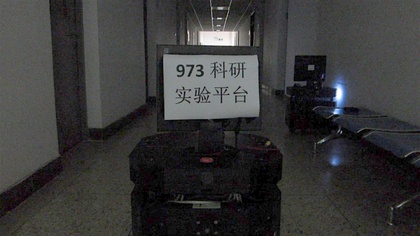
%> input picture frame00002.jpg, 420 x 236 px, shrunk from 1920 x 1080 before the run
$ octave tutorial.m   (GNU Octave 9; MATLAB toolbox functions it lacks are replaced by stand-ins)
%> lines starting %> are read from the running program, lines starting %| are printed output that depends on the picture
%> further down, I is the input picture: size 236x420x3 uint8; mean R, G, B 57.3, 57, 57
### getparm.m
function re = getparm(im)
if size(im, 3)~=1
	im = rgb2gray(im);
end
num_scales = 3;
gam = 0.2:0.001:10;
r_gam = gamma(1./gam).*gamma(3./gam)./(gamma(2./gam)).^2;
[C S] = wavedec2(im,num_scales,'db9');
%> S = [44 67; 44 67; 71 117; 126 218; 236 420]
for p = 1:num_scales
    [horz_temp,vert_temp,diag_temp] = detcoef2('all',C,S,p) ;

    h_horz_curr  = horz_temp(:);
    h_vert_curr  = vert_temp(:);
    h_diag_curr  = diag_temp(:);

    mu_horz(p) = mean(h_horz_curr);
    sigma_sq_horz(p)  = mean((h_horz_curr-mu_horz(p)).^2);
    E_horz = mean(abs(h_horz_curr-mu_horz(p)));
    rho_horz = sigma_sq_horz(p)/E_horz^2;
    [min_difference, array_position] = min(abs(rho_horz - r_gam));
    gam_horz(p) = gam(array_position);

    mu_vert(p) = mean(h_vert_curr);
    sigma_sq_vert(p)  = mean((h_vert_curr-mu_vert(p)).^2);
    E_vert = mean(abs(h_vert_curr-mu_vert(p)));
    rho_vert = sigma_sq_vert(p)/E_vert^2;
    [min_difference, array_position] = min(abs(rho_vert - r_gam));
    gam_vert(p) = gam(array_position);

    mu_diag(p) = mean(h_diag_curr);
    sigma_sq_diag(p)  = mean((h_diag_curr-mu_diag(p)).^2);
    E_diag = mean(abs(h_diag_curr-mu_diag(p)));
    rho_diag = sigma_sq_diag(p)/E_diag^2;
    [min_difference, array_position] = min(abs(rho_diag - r_gam));
    gam_diag(p) = gam(array_position);
end
%> this loop made 3 passes
%> (E_horz, rho_horz, E_vert, rho_vert, E_diag, rho_diag) on passes 1 to 3: (4.65, 2.9, 4.78, 3.21, 2.32, 2.3), (8.85, 3.74, 10.07, 3.28, 5.45, 2.5), (15.51, 3.85, 19.63, 3.3, 8.99, 2.63)
%> pass 1, in getparm, `[horz_temp,vert_temp,diag_temp] = detcoef2('all',C,S,p) ;`:
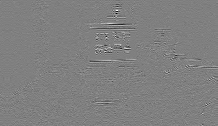
%> horz_temp: size 126x218 double; min -108.1, max 107.1, mean 0; drawn with min black and max white
%> pass 1, in getparm, `[horz_temp,vert_temp,diag_temp] = detcoef2('all',C,S,p) ;`:
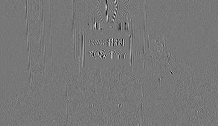
%> vert_temp: size 126x218 double; min -106.9, max 120.6, mean 0; drawn with min black and max white
%> pass 1, in getparm, `[horz_temp,vert_temp,diag_temp] = detcoef2('all',C,S,p) ;`:
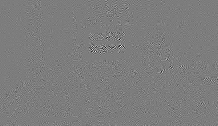
%> diag_temp: size 126x218 double; min -48.05, max 49.78, mean 0; drawn with min black and max white
%> pass 2, in getparm, `[horz_temp,vert_temp,diag_temp] = detcoef2('all',C,S,p) ;`:
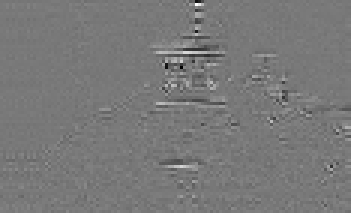
%> horz_temp: size 71x117 double (shown 3 times larger); min -194.8, max 215.5, mean 0; drawn with min black and max white
%> after the loop, gam_diag = [0.784 0.693 0.649]; gam_horz = [0.577 0.45 0.439]; gam_vert = [0.519 0.508 0.504]; mu_diag = [-0.00507 0.0181 -0.0511]; mu_horz = [0.00196 0.000487 -0.302]; mu_vert = [0.0179 -0.325 -0.843]; sigma_sq_diag = [12.31 74.44 212.5]; sigma_sq_horz = [62.87 293 925.9]; sigma_sq_vert = [73.47 332.9 1273]
re = [sigma_sq_horz sigma_sq_vert sigma_sq_diag gam_horz gam_vert gam_diag];
%> re = 18 values, max 1273 at index 6, min 0.439 at index 12, mean 181.4

end

### learn_cross/predict.m
function v = predict(parm)
	fid = fopen('test_ind.txt','w');
	for i = 1:size(parm, 1)
		fprintf(fid,'%d ',2);
		for k = 1:size(parm, 2)
			fprintf(fid,'%d:%f ',k,parm(i, k));
		end
		fprintf(fid,'\n');
	end
	fclose(fid);

	system(['..\svm-scale -r range_gauss test_ind.txt > test_ind_scaled']);
	system(['..\svm-predict -b 1 test_ind_scaled train_gauss_scale.model gauss_output > temp.txt']);
	delete test_ind_scaled temp.txt

	system(['..\svm-scale -r range_salt test_ind.txt > test_ind_scaled']);
	system(['..\svm-predict -b 1 test_ind_scaled train_salt_scale.model salt_output > temp.txt']);
	delete test_ind_scaled temp.txt

	system(['..\svm-scale -r range_speckle test_ind.txt > test_ind_scaled']);
	system(['..\svm-predict -b 1 test_ind_scaled train_speckle_scale.model speckle_output > temp.txt']);
	delete test_ind_scaled temp.txt

	fid = fopen('gauss_output','r');
%> the run ends on the next line
	C = textscan(fid,'%f');
	t1 = [C{1}];
	fclose(fid);

	fid = fopen('salt_output','r');
	C = textscan(fid,'%f');
	t2 = [C{1}];
	fclose(fid);

	fid = fopen('speckle_output','r');
	C = textscan(fid,'%f');
	t3 = [C{1}];
	fclose(fid);
	delete test_ind.txt gauss_output salt_output speckle_output
	v = [t1+0.075 t2 t3+0.075]; %fixed
end

### learn_cross/tutorial.m
addpath('../')
I = imread('../frame00002.jpg');
var = predict(getparm(I));
